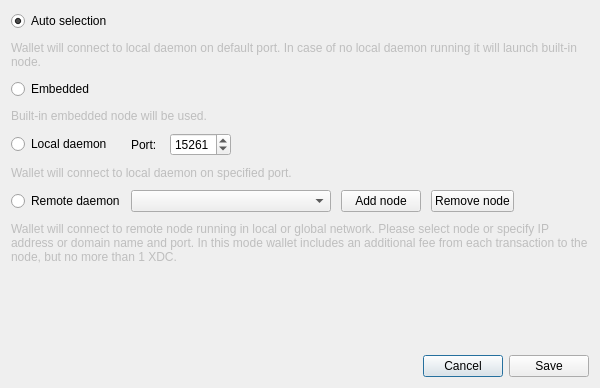
<?xml version="1.0" encoding="UTF-8"?>
<ui version="4.0">
 <class>ConnectionSettingsDialog</class>
 <widget class="QDialog" name="ConnectionSettingsDialog">
  <property name="windowModality">
   <enum>Qt::ApplicationModal</enum>
  </property>
  <property name="geometry">
   <rect>
    <x>0</x>
    <y>0</y>
    <width>600</width>
    <height>388</height>
   </rect>
  </property>
  <property name="windowTitle">
   <string>Connection settings</string>
  </property>
  <layout class="QGridLayout" name="gridLayout_2">
   <item row="2" column="0">
    <layout class="QHBoxLayout" name="horizontalLayout">
     <item>
      <spacer name="horizontalSpacer">
       <property name="orientation">
        <enum>Qt::Horizontal</enum>
       </property>
       <property name="sizeHint" stdset="0">
        <size>
         <width>40</width>
         <height>20</height>
        </size>
       </property>
      </spacer>
     </item>
     <item>
      <widget class="QPushButton" name="connectionCancelButton">
       <property name="text">
        <string>Cancel</string>
       </property>
      </widget>
     </item>
     <item>
      <widget class="QPushButton" name="connectionSaveButton">
       <property name="text">
        <string>Save</string>
       </property>
      </widget>
     </item>
    </layout>
   </item>
   <item row="0" column="0">
    <layout class="QGridLayout" name="gridLayout">
     <property name="sizeConstraint">
      <enum>QLayout::SetMaximumSize</enum>
     </property>
     <property name="verticalSpacing">
      <number>10</number>
     </property>
     <item row="0" column="0">
      <widget class="QRadioButton" name="radioButton_1">
       <property name="enabled">
        <bool>true</bool>
       </property>
       <property name="text">
        <string>Auto selection</string>
       </property>
       <property name="checked">
        <bool>true</bool>
       </property>
      </widget>
     </item>
     <item row="1" column="0" colspan="2">
      <widget class="QLabel" name="label">
       <property name="enabled">
        <bool>false</bool>
       </property>
       <property name="text">
        <string>Wallet will connect to local daemon on default port. In case of no local daemon running it will launch built-in node.</string>
       </property>
       <property name="wordWrap">
        <bool>true</bool>
       </property>
      </widget>
     </item>
     <item row="2" column="0">
      <widget class="QRadioButton" name="radioButton_2">
       <property name="text">
        <string>Embedded</string>
       </property>
      </widget>
     </item>
     <item row="3" column="0" colspan="2">
      <widget class="QLabel" name="label_2">
       <property name="enabled">
        <bool>false</bool>
       </property>
       <property name="text">
        <string>Built-in embedded node will be used.</string>
       </property>
       <property name="wordWrap">
        <bool>true</bool>
       </property>
      </widget>
     </item>
     <item row="4" column="0">
      <widget class="QRadioButton" name="radioButton_3">
       <property name="text">
        <string>Local daemon</string>
       </property>
      </widget>
     </item>
     <item row="4" column="1">
      <layout class="QHBoxLayout" name="horizontalLayout_2">
       <property name="spacing">
        <number>10</number>
       </property>
       <item>
        <widget class="QLabel" name="label_3">
         <property name="text">
          <string>Port: </string>
         </property>
        </widget>
       </item>
       <item>
        <widget class="QSpinBox" name="m_localDaemonPort">
         <property name="minimum">
          <number>0</number>
         </property>
         <property name="maximum">
          <number>65535</number>
         </property>
         <property name="value">
          <number>15261</number>
         </property>
         <property name="displayIntegerBase">
          <number>10</number>
         </property>
        </widget>
       </item>
       <item>
        <spacer name="horizontalSpacer_2">
         <property name="orientation">
          <enum>Qt::Horizontal</enum>
         </property>
         <property name="sizeHint" stdset="0">
          <size>
           <width>40</width>
           <height>20</height>
          </size>
         </property>
        </spacer>
       </item>
      </layout>
     </item>
     <item row="5" column="0" colspan="2">
      <widget class="QLabel" name="label_4">
       <property name="enabled">
        <bool>false</bool>
       </property>
       <property name="text">
        <string>Wallet will connect to local daemon on specified port.</string>
       </property>
       <property name="wordWrap">
        <bool>true</bool>
       </property>
      </widget>
     </item>
     <item row="6" column="0">
      <widget class="QRadioButton" name="radioButton_4">
       <property name="text">
        <string>Remote daemon</string>
       </property>
      </widget>
     </item>
     <item row="6" column="1">
      <layout class="QHBoxLayout" name="horizontalLayout_3">
       <property name="spacing">
        <number>10</number>
       </property>
       <item>
        <widget class="QComboBox" name="remoteNodesComboBox">
         <property name="minimumSize">
          <size>
           <width>200</width>
           <height>0</height>
          </size>
         </property>
         <property name="editable">
          <bool>false</bool>
         </property>
         <property name="insertPolicy">
          <enum>QComboBox::InsertAtTop</enum>
         </property>
        </widget>
       </item>
       <item>
        <widget class="QPushButton" name="addNodeButton">
         <property name="text">
          <string>Add node</string>
         </property>
         <property name="icon">
          <iconset resource="../../resources.qrc">
           <normaloff>:/icons/add</normaloff>:/icons/add</iconset>
         </property>
        </widget>
       </item>
       <item>
        <widget class="QPushButton" name="removeNodeButton">
         <property name="text">
          <string>Remove node</string>
         </property>
         <property name="icon">
          <iconset resource="../../resources.qrc">
           <normaloff>:/icons/remove</normaloff>:/icons/remove</iconset>
         </property>
        </widget>
       </item>
       <item>
        <spacer name="horizontalSpacer_3">
         <property name="orientation">
          <enum>Qt::Horizontal</enum>
         </property>
         <property name="sizeHint" stdset="0">
          <size>
           <width>40</width>
           <height>20</height>
          </size>
         </property>
        </spacer>
       </item>
      </layout>
     </item>
     <item row="7" column="0" colspan="2">
      <widget class="QLabel" name="label_5">
       <property name="enabled">
        <bool>false</bool>
       </property>
       <property name="sizePolicy">
        <sizepolicy hsizetype="Preferred" vsizetype="MinimumExpanding">
         <horstretch>0</horstretch>
         <verstretch>0</verstretch>
        </sizepolicy>
       </property>
       <property name="minimumSize">
        <size>
         <width>0</width>
         <height>40</height>
        </size>
       </property>
       <property name="text">
        <string>Wallet will connect to remote node running in local or global network. Please select node or specify IP address or domain name and port. In this mode wallet includes an additional fee from each transaction to the node, but no more than 1 XDC.</string>
       </property>
       <property name="wordWrap">
        <bool>true</bool>
       </property>
      </widget>
     </item>
    </layout>
   </item>
   <item row="1" column="0">
    <spacer name="verticalSpacer">
     <property name="orientation">
      <enum>Qt::Vertical</enum>
     </property>
     <property name="sizeHint" stdset="0">
      <size>
       <width>20</width>
       <height>40</height>
      </size>
     </property>
    </spacer>
   </item>
  </layout>
 </widget>
 <resources>
  <include location="../../resources.qrc"/>
 </resources>
 <connections>
  <connection>
   <sender>connectionCancelButton</sender>
   <signal>clicked()</signal>
   <receiver>ConnectionSettingsDialog</receiver>
   <slot>reject()</slot>
   <hints>
    <hint type="sourcelabel">
     <x>549</x>
     <y>259</y>
    </hint>
    <hint type="destinationlabel">
     <x>338</x>
     <y>140</y>
    </hint>
   </hints>
  </connection>
  <connection>
   <sender>connectionSaveButton</sender>
   <signal>clicked()</signal>
   <receiver>ConnectionSettingsDialog</receiver>
   <slot>accept()</slot>
   <hints>
    <hint type="sourcelabel">
     <x>630</x>
     <y>259</y>
    </hint>
    <hint type="destinationlabel">
     <x>338</x>
     <y>140</y>
    </hint>
   </hints>
  </connection>
  <connection>
   <sender>addNodeButton</sender>
   <signal>clicked()</signal>
   <receiver>ConnectionSettingsDialog</receiver>
   <slot>addNodeClicked()</slot>
   <hints>
    <hint type="sourcelabel">
     <x>361</x>
     <y>153</y>
    </hint>
    <hint type="destinationlabel">
     <x>290</x>
     <y>135</y>
    </hint>
   </hints>
  </connection>
  <connection>
   <sender>removeNodeButton</sender>
   <signal>clicked()</signal>
   <receiver>ConnectionSettingsDialog</receiver>
   <slot>removeNodeClicked()</slot>
   <hints>
    <hint type="sourcelabel">
     <x>459</x>
     <y>177</y>
    </hint>
    <hint type="destinationlabel">
     <x>299</x>
     <y>193</y>
    </hint>
   </hints>
  </connection>
 </connections>
</ui>
